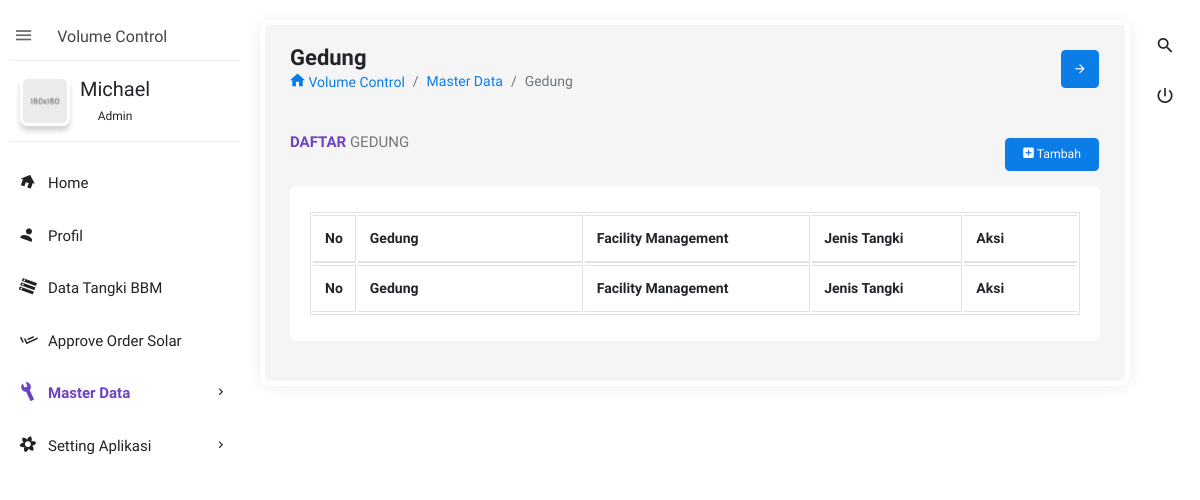
/Apps/MasterData/Gedung, run on an earlier commit of the app's database.
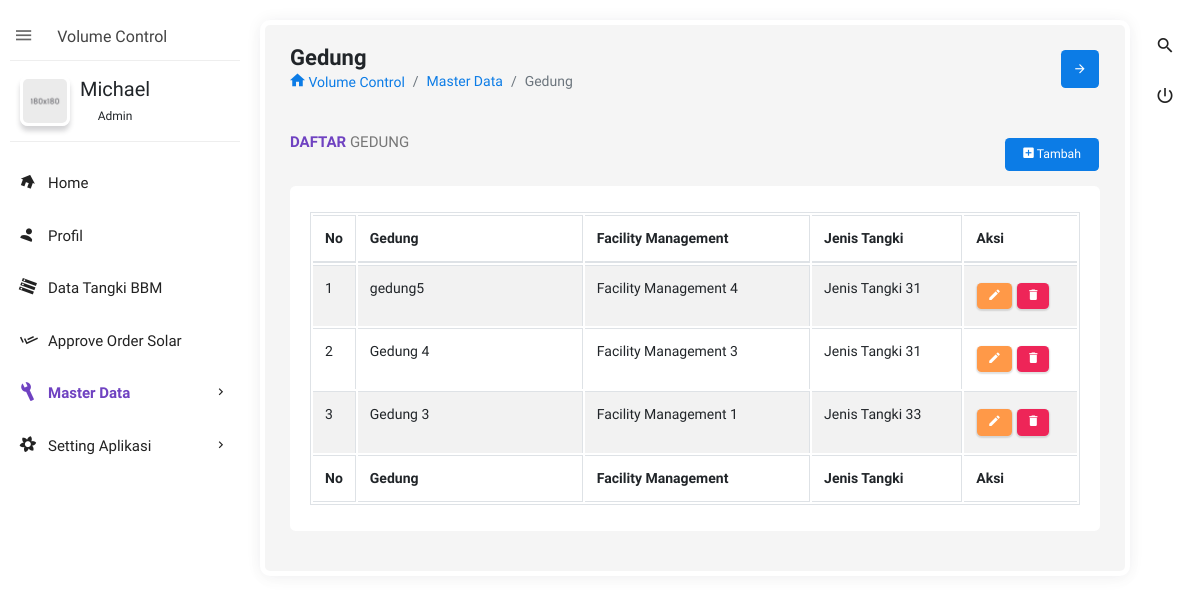
And on a later commit of the database.
### tables this page shows
CREATE TABLE `gedung`  (
  `id` int NOT NULL AUTO_INCREMENT,
  `id_facility_management` int NULL DEFAULT NULL,
  `code_sensor` varchar(10) NULL DEFAULT NULL,
  `gedung` varchar(50) NULL DEFAULT NULL,
  `lokasi` varchar(200) NULL DEFAULT NULL,
  `jenis_tangki` varchar(50) NULL DEFAULT NULL,
  `panjang` int NULL DEFAULT NULL,
  `lebar` int NULL DEFAULT NULL,
  `created` datetime NULL DEFAULT NULL,
  `updated` datetime NULL DEFAULT NULL ON UPDATE CURRENT_TIMESTAMP,
  PRIMARY KEY (`id`) USING BTREE
);

CREATE TABLE `facility_management`  (
  `id` int NOT NULL AUTO_INCREMENT,
  `facility_management` varchar(50) NULL DEFAULT NULL,
  `created` datetime NULL DEFAULT NULL,
  `updated` datetime NULL DEFAULT NULL ON UPDATE CURRENT_TIMESTAMP,
  PRIMARY KEY (`id`) USING BTREE
);

### Apps/application/controllers/MasterData/Gedung.php (called while the page is built, shortened)
<?php
class Gedung extends CI_Controller {
    function __construct(){
        $this->load->model('MasterData_m/Gedung_m');
    }
    function index()
    {
        $this->list();
    }
	function list()
	{
        $system = array();
		$system['dataView'] = array();
        $system['dataView']['menu'] = 5;
        $system['dataView']['submenu'] = 3;
        $system['dataView']['titlePage'] = 'Gedung';
        $system['dataView']['breadcrumb'] = array(
            'Volume Control',
            'Master Data',
            'Gedung',
        );
        $system['dataView']['urlBreadcrumb'] = array(
            site_url('Home'),
        );
        $system['dataView']['subTitlePage'] = array(
            'Daftar',
            'Gedung',
        );
        $system['dataView']['urlList'] = site_url('MasterData/Gedung/list');
        $system['dataView']['urlForm'] = site_url('MasterData/Gedung/form');
        $system['dataView']['urlDelete'] = site_url('MasterData/Gedung/delete');
        $system['dataList'] = $this->Gedung_m->getData()->result();
		$this->load->view('masterData_v/gedung_v/list_v', $system);
	}
}

### Apps/index.php (called while the page is built, shortened)
<?php
require_once BASEPATH.'core/CodeIgniter.php';

### Apps/application/models/MasterData_m/Gedung_m.php (called while the page is built, shortened)
<?php
class Gedung_m extends CI_Model {
	function getData($where=array())
	{
		$this->db->select('a.id, a.id_facility_management, b.facility_management, a.gedung, a.lokasi, a.jenis_tangki, a.panjang, a.lebar');
		if($where!="") $this->db->where($where);
		$this->db->order_by('a.updated', 'DESC');
		$this->db->join('facility_management b', 'a.id_facility_management=b.id', 'left');
        $query = $this->db->get('gedung a');
        return $query;
	}
}

### Apps/application/views/masterData_v/gedung_v/list_v.php (the view, shortened to what the changed rows need)
<section class="content" id="main-content">
    <div class="body_scroll">
        <div class="container-fluid">
            <div class="row clearfix">
                <div class="col-lg-12">
                    <div class="card">
                        <div class="header">
                            <div class="row">
                                <div class="col-lg-10">
                                    <h2><strong><?=$dataView['subTitlePage'][0]?></strong> <?=$dataView['subTitlePage'][1]?> </h2>
                                </div>
                            </div>
                        </div>
                        <div class="body">
                            <div class="table-responsive">
                                <?=form_open($dataView['urlList'], 'id="formList"');?>
                                    <table class="table table-bordered table-striped table-hover js-basic-example dataTable">
                                        <thead>
                                            <tr>
                                                <th width="5%">No</th>
                                                <th width="30%">Gedung</th>
                                                <th width="30%">Facility Management</th>
                                                <th width="20%">Jenis Tangki</th>
                                                <th width="15%">Aksi</th>
                                            </tr>
                                        </thead>
                                        <tfoot>
                                            <tr>
                                                <th width="5%">No</th>
                                                <th width="30%">Gedung</th>
                                                <th width="30%">Facility Management</th>
                                                <th width="20%">Jenis Tangki</th>
                                                <th width="15%">Aksi</th>
                                            </tr>
                                        </tfoot>
                                        <tbody>
                                            <?php $no=1;?>
                                            <?php foreach ($dataList as $key => $value) : ?>
                                                <tr>
                                                    <td data-title="No"><?=$no++;?></td>
                                                    <td data-title="Gedung"><?=($value->gedung&&$value->gedung!=""?$value->gedung:"-");?></td>
                                                    <td data-title="Facility Management"><?=($value->facility_management&&$value->facility_management!=""?$value->facility_management:"-");?></td>
                                                    <td data-title="Jenis Tangki"><?=($value->jenis_tangki&&$value->jenis_tangki!=""?$value->jenis_tangki:"-");?></td>
                                                    <td data-title="Aksi">
                                                        <a href="<?=$dataView['urlForm'].'/update/'.$value->id;?>" class="btn btn-warning waves-effect waves-float btn-sm waves-green update-btn" rel="<?=$value->id;?>"><i class="zmdi zmdi-edit"></i></a>
                                                        <a href="javascript:void(0);" class="btn btn-danger waves-effect waves-float btn-sm waves-red delete-btn" rel="<?=$value->id;?>"><i class="zmdi zmdi-delete"></i></a>
                                                    </td>
                                                </tr>
                                            <?php endforeach;?>
                                        </tbody>
                                    </table>
                                <?=form_close()?>
                            </div>
                        </div>
                    </div>
                </div>
            </div>
        </div>
    </div>
</section>

What changed in the data, as far as the page shows it:
added gedung: gedung "gedung5", id_facility_management.facility_management "Facility Management 4", jenis_tangki "Jenis Tangki 31"
added gedung: gedung "Gedung 4", id_facility_management.facility_management "Facility Management 3", jenis_tangki "Jenis Tangki 31"
added gedung: gedung "Gedung 3", id_facility_management.facility_management "Facility Management 1", jenis_tangki "Jenis Tangki 33"
